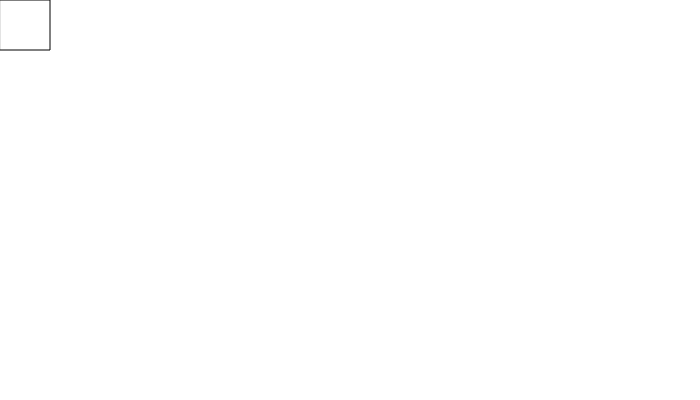
Frame 1 (no input)
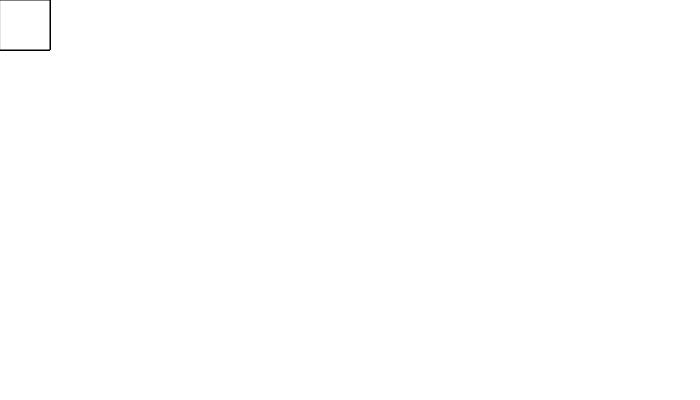
Frame 60 (no input)
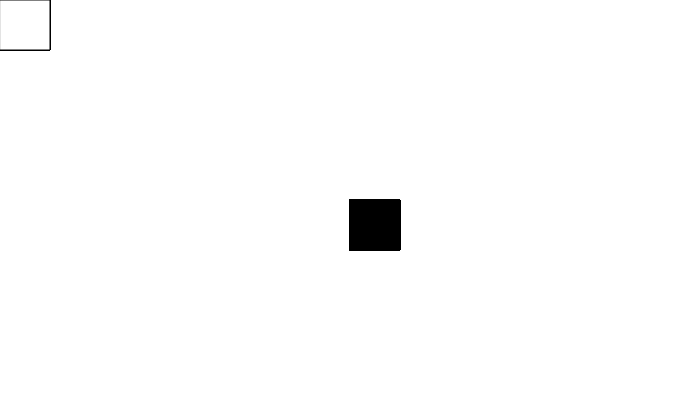
Frame 120 (the mouse pressed at the canvas centre since frame 60)

The p5.js sketch that drew these frames (run headless with seeded random() and noise() and a simulated clock; from frame 60 on, the mouse is pressed at the canvas centre):

// p5.js sketch
// ── sketch.js
//start working in p5

function setup() {
  createCanvas(700,400)
  // put setup code here
}

function draw() {
  // put drawing code here

  if (mouseIsPressed) {
    fill(0);
  }else{
    fill(255);
  }

rect(mouseX, mouseY, 50,50);

}
